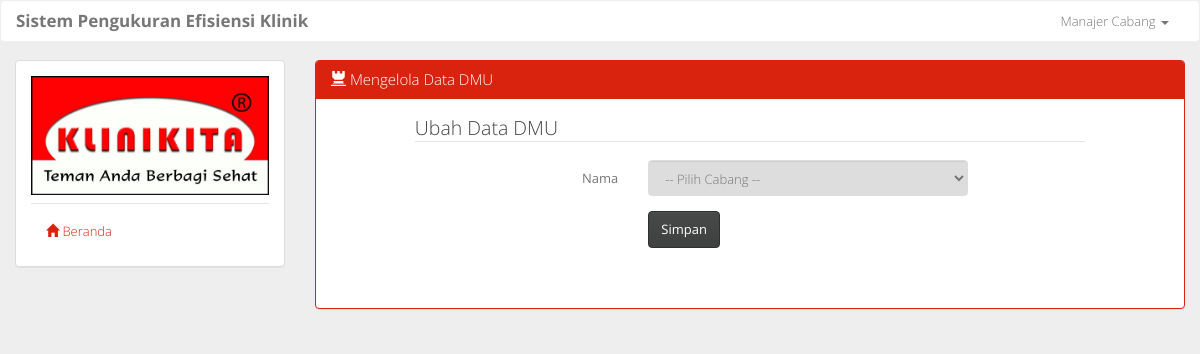
The page /ubah_dmu.php?id=2 (signed in) on the database as committed earlier.
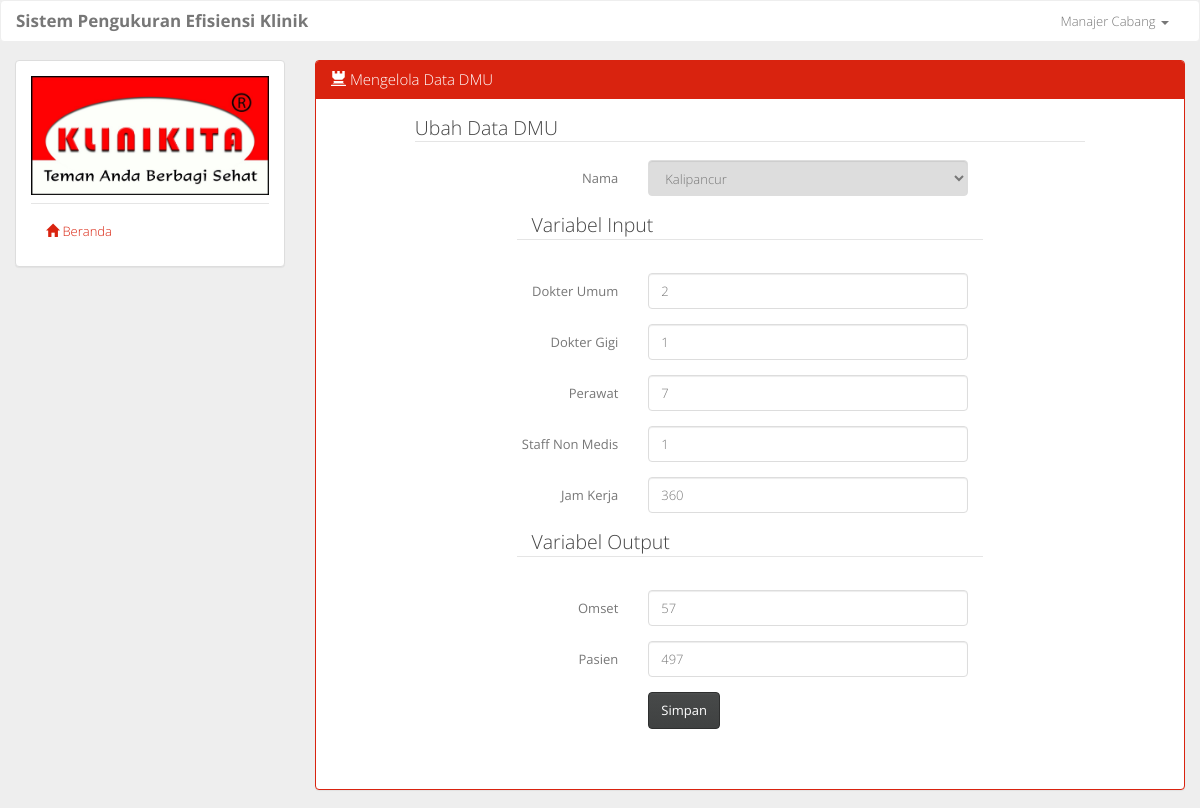
The same page on the database as committed later.
### tables this page shows
CREATE TABLE `tb_detail_dmu` (
  `id_detail_dmu` int(11) NOT NULL,
  `id_klinik` int(11) NOT NULL,
  `id_variabel` int(11) NOT NULL,
  `nilai_variabel` int(11) NOT NULL
);

CREATE TABLE `tb_variabel` (
  `id_variabel` int(11) NOT NULL,
  `nama_variabel` varchar(50) NOT NULL,
  `jenis_variabel` char(1) NOT NULL,
  `satuan` varchar(50) NOT NULL
);

### ubah_dmu.php (the view)
<?php
	include 'layout.php';
	$id = $_GET['id'];
?>
				<div class="col-sm-9">
					<div class="panel panel-primary">
						<div class="panel-heading">
							<h3 class="panel-title"><span class="glyphicon glyphicon-tower"></span> Mengelola Data DMU</h3>
						</div>
						<div class="panel-body">
							<form class="form-horizontal" method="post" action="<?php echo "process/u_dmu.php?id=".$id.""; ?>">
								<fieldset>
								    <legend>Ubah Data DMU</legend>
								    <div class="form-group">
								      	<label class="col-sm-4 control-label">Nama</label>
								      	<div class="col-sm-6">
								        	<select name="id_klinik" class="form-control" required disabled>
								        		<option value=""> -- Pilih Cabang -- </option>
								        		<?php
								        			$query = mysqli_query($conn, "SELECT k.cabang_klinik, d.id_klinik FROM tb_klinik AS k, tb_detail_dmu AS d WHERE k.id_klinik=d.id_klinik GROUP BY id_klinik");
								        			if (mysqli_num_rows($query) > 0) {
													    while($cabang = mysqli_fetch_assoc($query)) {
													    	$id_cabang = $cabang['id_klinik'];
													    	if ($id == $id_cabang) {
													    		echo '<option value="'.$id_cabang.'" selected>'.$cabang["cabang_klinik"].'</option>';
													    	} else {
													    		echo '<option value="'.$id_cabang.'">'.$cabang["cabang_klinik"].'</option>';
													    	}
													    }
													}
								        		?>
								        	</select>
								      	</div>
								    </div>
								    <?php
								    	$input = 0;
								    	$output = 0;
										$query = mysqli_query($conn, 'SELECT * FROM tb_variabel v, tb_detail_dmu d WHERE v.id_variabel=d.id_variabel AND d.id_klinik='.$id.' ORDER BY v.jenis_variabel ASC, v.id_variabel ASC');
										while($var = mysqli_fetch_assoc($query)){
											$name =	 str_replace(' ','_',$var['nama_variabel']);
											$satuan = $var['satuan'];
											$value = $var["nilai_variabel"];
											if (($var['jenis_variabel'] == 'i') AND ($input == 0)) {
												echo '<div class="form-group"><legend class="col-sm-8 col-sm-offset-2">Variabel Input</legend></div>';
													$input = 1;
											} elseif (($var['jenis_variabel'] == 'o') AND ($output == 0)) {
												echo '<div class="form-group"><legend class="col-sm-8 col-sm-offset-2">Variabel Output</legend></div>';
													$output = 1;
											}
											echo '
												<div class="form-group">
												    <label class="col-sm-4 control-label">'.$var["nama_variabel"].'</label>
												    <div class="col-sm-6">
												        <input class="form-control" name="'.$name.'" type="number" min="1" placeholder="'.$satuan.'" value="'.$value.'" required>
												    </div>
												</div>
											';
										}
									?>
								    <div class="form-group">
								      	<div class="col-sm-6 col-sm-offset-4">
								        	<button type="submit" class="btn btn-default">Simpan</button>
								      	</div>
								    </div>
								</fieldset>
							</form>
						</div>
					</div>
				</div>
<?php include 'layout2.php' ?>

### layout.php (shortened to what this page needs)
<!DOCTYPE html>
<html>
	<head>
		<link href="assets/css/bootstrap.min.css" rel="stylesheet">
		<link href="assets/css/style.css" rel="stylesheet">
	</head>
	<body>
		<div class="container-fluid">
			<div class="row">
				<nav class="navbar navbar-default">
				  	<div class="container-fluid">
				    	<div class="navbar-header">
				      		<a class="navbar-brand" href="beranda.php"><strong>Sistem Pengukuran Efisiensi Klinik</strong></a>
				    	</div>
				    	<div class="collapse navbar-collapse" id="bs-example-navbar-collapse-1">
				      		<ul class="nav navbar-nav navbar-right">
				        		<li class="dropdown">
				          			<a href="#" class="dropdown-toggle" data-toggle="dropdown" role="button" aria-expanded="false"><?php echo $_SESSION['user']; ?> <span class="caret"></span></a>
				        		</li>
				      		</ul>
				    	</div>
				  	</div>
				</nav>
			</div>
			<div class="row">
				<div class="col-sm-3 sidebar">
					<div class="panel panel-default">
					  	<div class="panel-body">
							<img src="assets/img/logo_klinikita.jpg" class="img-responsive">
					    	<ul class="nav nav-pills nav-stacked" id="stacked-menu">
					    		<li class="nav-divider"></li>
								<li>
									<a href="beranda.php"><span class="glyphicon glyphicon-home"></span> Beranda</a>
								</li>
							</ul>
					  	</div>
					</div>
				</div>

### layout2.php (shortened to what this page needs)
			</div>
	    </div>
	</body>
</html>

### assets/css/style.css (style rules this page uses)
body { background-color: #eee; }
form { margin-bottom: 30px; padding-left: 10%; padding-right: 10%; }

Rows that differ between the two databases and show on the page:
added tb_detail_dmu: shows "Variabel Input", id_variabel.nama_variabel "Dokter Umum", nilai_variabel "2"
added tb_detail_dmu: id_variabel.nama_variabel "Dokter Gigi", nilai_variabel "1"
added tb_detail_dmu: id_variabel.nama_variabel "Perawat", Perawat "7"
added tb_detail_dmu: id_variabel.nama_variabel "Staff Non Medis", nilai_variabel "1"
added tb_detail_dmu: id_variabel.nama_variabel "Jam Kerja", nilai_variabel "360"
added tb_detail_dmu: shows "Variabel Output", id_variabel.nama_variabel "Omset", nilai_variabel "57"
added tb_detail_dmu: id_variabel.nama_variabel "Pasien", Pasien "497"
Other text that changed with them:
form field id_klinik: "-- Pilih Cabang --" → "Kalipancur"
